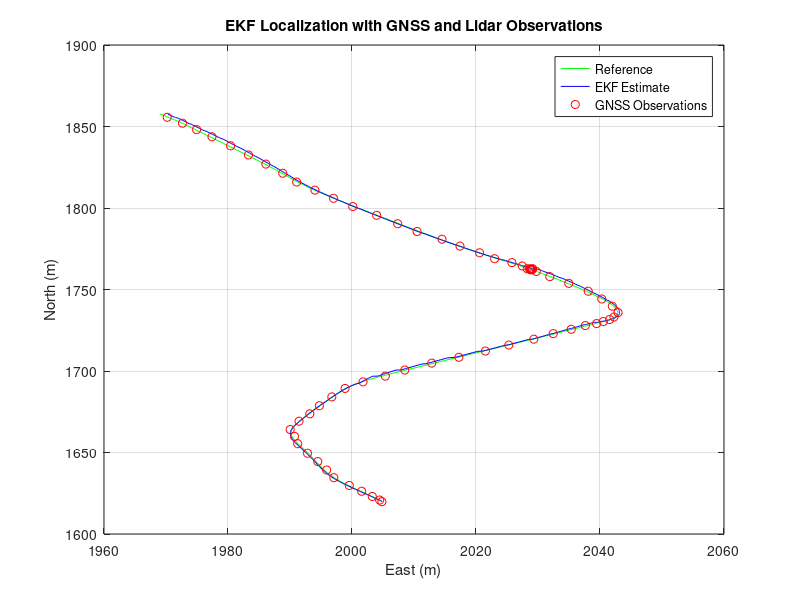

The MATLAB script that drew this image:
clear;
close all;

% Load data
load("data.mat");

function F = compute_F_jacobian(x_t, dt)
    % Inputs:
    % x_t: Current state vector [x_t, y_t, theta_t, v_t, omega_t]
    % dt: Time step (delta t)

    % Extract state variables
    theta = x_t(3);
    v = x_t(4);

    % Initialize the Jacobian matrix F
    F = eye(5); % Identity matrix of size 5x5

    % Fill in the non-zero derivatives
    F(1, 3) = -v * dt * sin(theta); % d(x_next)/d(theta)
    F(1, 4) = dt * cos(theta);      % d(x_next)/d(v)

    F(2, 3) = v * dt * cos(theta);  % d(y_next)/d(theta)
    F(2, 4) = dt * sin(theta);      % d(y_next)/d(v)

    F(3, 5) = dt;                   % d(theta_next)/d(omega)
end




% 1 - Initialization
x = [ref(1).x; ref(1).y; ref(1).heading; v(1); omega(1)];       % Initial state
P = diag([0.5, 0.5, 0.1, 0.1, 0.1]);                            % Initial covariance
n = 5;                                                          % State dimension

% Noise matrices
Q = diag([0.2, 0.2, 0.01, 0.01, 0.01]);                         % Process noise
n_landmarks_0 = length(obs(1).x_map);
R = blkdiag(diag([0.2, 0.2, 0.01]), kron(eye(n_landmarks_0), diag([0.1, 0.1])));


% Initialize Jacobian matrix
m = 3 + 2 * n_landmarks_0; % Observation dimension
C = zeros(m, 5);

% GNSS measurements (first 3 rows correspond to x, y, theta)
C(1:3, 1:3) = eye(3);

% LiDAR measurements (one row per landmark, starting from the 4th row)
for i = 1:n_landmarks_0
    % Compute delta values for the current landmark
    delta_x = obs(1).x_map(i) - x(1);
    delta_y = obs(1).y_map(i) - x(2);

    % Fill jacobian values
    row_idx = 3 + (i - 1) * 2;
    C(row_idx, 1) = -cos(x(3));
    C(row_idx, 2) = -sin(x(3));
    C(row_idx, 3) = -sin(x(3)) * delta_x + cos(x(3)) * delta_y;

    C(row_idx + 1, 1) = sin(x(3));
    C(row_idx + 1, 2) = -cos(x(3));
    C(row_idx + 1, 3) = -cos(x(3)) * delta_x - sin(x(3)) * delta_y;
end


K = P * C' / (C * P * C' + R); % Initial kalman gain

% Time step
dt = mean(diff(t));

% Storage for EKF estimates
ekf_estimates = zeros(length(t), 3);         % Only store x, y, theta for visualization
ekf_estimates(1, :) = x(1:3)';
lidar_observations = [];                     % Store lidar observations for plotting

% 2 - Loop over time steps
for k = 2:length(t)

    % 2.1 - Get measures
    % Get measurements (LiDAR)
    z_lidar = [];
    y_pred_lidar = [];
    if ~isempty(obs(k))
        fprintf("LiDAR measure \n");
        for idx = 1:length(obs(k).x)  % Parse all LiDAR observations
            z_lidar = [z_lidar; obs(k).x(idx); obs(k).y(idx)];
            x_lidar = cos(x(3))*(obs(k).x_map(idx) - x(1)) + sin(x(3)) * (obs(k).y_map(idx) - x(2));
            y_lidar = -sin(x(3))*(obs(k).x_map(idx) - x(1)) + cos(x(3)) * (obs(k).y_map(idx) - x(2));
            y_pred_lidar = [y_pred_lidar; obs(k).x(idx); obs(k).y(idx)];
        end
    end

    % Get measurements (GNSS)

    z_gnss = [x(1); x(2); x(3)];
    y_pred_GNSS = [x(1); x(2); x(3)];
    if ~isnan(gnss(k).x)
        fprintf("GNSS measure\n");
        z_gnss = [gnss(k).x; gnss(k).y; gnss(k).heading;];
    end

    % Create the observation vector
    z = [z_gnss; z_lidar];

    % 2.2 Estimation step

    y_pred = [y_pred_GNSS ; y_pred_lidar];

    % Observation jacobian computation
    m = length(z); % Observation dimension
    C = zeros(m, 5);

    % GNSS measurements (first 3 rows correspond to x, y, theta)
    C(1:3, 1:3) = eye(3);

    % LiDAR measurements (one row per landmark, starting from the 4th row)
    n_landmarks = length(obs(k).x_map);
    for i = 1:n_landmarks
        % Compute delta values for the current landmark
        delta_x = obs(k).x_map(i) - x(1);
        delta_y = obs(k).y_map(i) - x(2);

        % Fill jacobian values
        row_idx = 3 + (i - 1) * 2;
        C(row_idx, 1) = -cos(x(3));
        C(row_idx, 2) = -sin(x(3));
        C(row_idx, 3) = -sin(x(3)) * delta_x + cos(x(3)) * delta_y;

        C(row_idx + 1, 1) = sin(x(3));
        C(row_idx + 1, 2) = -cos(x(3));
        C(row_idx + 1, 3) = -cos(x(3)) * delta_x - sin(x(3)) * delta_y;
    end

    R = blkdiag(diag([0.2, 0.2, 0.01]), kron(eye(n_landmarks), diag([0.1, 0.1])));

    % Predict K
    K = P * C' * pinv(C * P * C' + R);
    innovation = z - y_pred;
    x = x + K * innovation;

    P = (eye(n) - K*C) * P * (eye(n) - K*C)' + K * R * K';
    % 2.3 Save EKF estimate for visualization
    ekf_estimates(k, :) = x(1:3)';

    % 2.4 Prediction step
    A = compute_F_jacobian(x, dt);

    % Predict state
    x = [
        x(1) + x(4) * dt * cos(x(3));
        x(2) + x(4) * dt * sin(x(3));
        x(3) + x(5) * dt;
        v(k);
        omega(k);
    ];

    % Predict covariance
    P = A * P * A' + Q;

end

% Plot results
figure;
plot([ref.x], [ref.y], 'g-', 'DisplayName', 'Reference');
hold on;
plot(ekf_estimates(:, 1), ekf_estimates(:, 2), 'b-', 'DisplayName', 'EKF Estimate');
plot([gnss.x], [gnss.y], 'ro', 'DisplayName', 'GNSS Observations');
legend;
title('EKF Localization with GNSS and Lidar Observations');
xlabel('East (m)');
ylabel('North (m)');
grid on;

